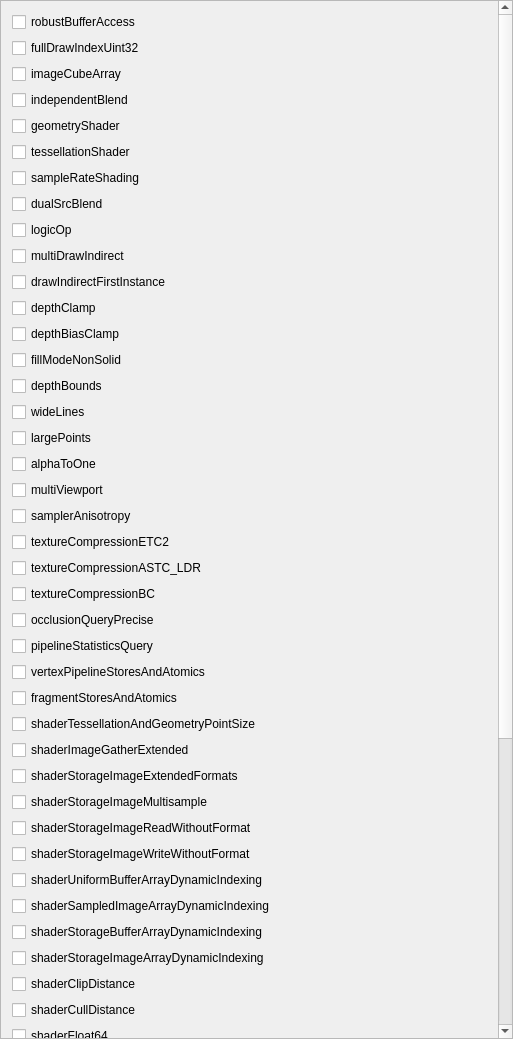
<?xml version="1.0" encoding="UTF-8"?>
<ui version="4.0">
 <class>EditDeviceFeaturesClass</class>
 <widget class="QWidget" name="EditDeviceFeaturesClass">
  <property name="geometry">
   <rect>
    <x>0</x>
    <y>0</y>
    <width>513</width>
    <height>1039</height>
   </rect>
  </property>
  <property name="windowTitle">
   <string>EditDeviceFeatures</string>
  </property>
  <layout class="QVBoxLayout" name="verticalLayout">
   <property name="spacing">
    <number>0</number>
   </property>
   <property name="leftMargin">
    <number>0</number>
   </property>
   <property name="topMargin">
    <number>0</number>
   </property>
   <property name="rightMargin">
    <number>0</number>
   </property>
   <property name="bottomMargin">
    <number>0</number>
   </property>
   <item>
    <widget class="QScrollArea" name="scrollArea">
     <property name="widgetResizable">
      <bool>true</bool>
     </property>
     <widget class="QWidget" name="scrollAreaWidgetContents">
      <property name="geometry">
       <rect>
        <x>0</x>
        <y>-460</y>
        <width>497</width>
        <height>1497</height>
       </rect>
      </property>
      <layout class="QGridLayout" name="gridLayout">
       <item row="4" column="0">
        <widget class="QCheckBox" name="geometryShader">
         <property name="text">
          <string>geometryShader</string>
         </property>
        </widget>
       </item>
       <item row="13" column="0">
        <widget class="QCheckBox" name="fillModeNonSolid">
         <property name="text">
          <string>fillModeNonSolid</string>
         </property>
        </widget>
       </item>
       <item row="16" column="0">
        <widget class="QCheckBox" name="largePoints">
         <property name="text">
          <string>largePoints</string>
         </property>
        </widget>
       </item>
       <item row="25" column="0">
        <widget class="QCheckBox" name="vertexPipelineStoresAndAtomics">
         <property name="text">
          <string>vertexPipelineStoresAndAtomics</string>
         </property>
        </widget>
       </item>
       <item row="26" column="0">
        <widget class="QCheckBox" name="fragmentStoresAndAtomics">
         <property name="text">
          <string>fragmentStoresAndAtomics</string>
         </property>
        </widget>
       </item>
       <item row="18" column="0">
        <widget class="QCheckBox" name="multiViewport">
         <property name="text">
          <string>multiViewport</string>
         </property>
        </widget>
       </item>
       <item row="48" column="0">
        <widget class="QCheckBox" name="sparseResidency2Samples">
         <property name="text">
          <string>sparseResidency2Samples</string>
         </property>
        </widget>
       </item>
       <item row="15" column="0">
        <widget class="QCheckBox" name="wideLines">
         <property name="text">
          <string>wideLines</string>
         </property>
        </widget>
       </item>
       <item row="31" column="0">
        <widget class="QCheckBox" name="shaderStorageImageReadWithoutFormat">
         <property name="text">
          <string>shaderStorageImageReadWithoutFormat</string>
         </property>
        </widget>
       </item>
       <item row="41" column="0">
        <widget class="QCheckBox" name="shaderInt16">
         <property name="text">
          <string>shaderInt16</string>
         </property>
        </widget>
       </item>
       <item row="45" column="0">
        <widget class="QCheckBox" name="sparseResidencyBuffer">
         <property name="text">
          <string>sparseResidencyBuffer</string>
         </property>
        </widget>
       </item>
       <item row="0" column="0">
        <widget class="QCheckBox" name="robustBufferAccess">
         <property name="text">
          <string>robustBufferAccess</string>
         </property>
        </widget>
       </item>
       <item row="2" column="0">
        <widget class="QCheckBox" name="imageCubeArray">
         <property name="text">
          <string>imageCubeArray</string>
         </property>
        </widget>
       </item>
       <item row="35" column="0">
        <widget class="QCheckBox" name="shaderStorageBufferArrayDynamicIndexing">
         <property name="text">
          <string>shaderStorageBufferArrayDynamicIndexing</string>
         </property>
        </widget>
       </item>
       <item row="9" column="0">
        <widget class="QCheckBox" name="multiDrawIndirect">
         <property name="text">
          <string>multiDrawIndirect</string>
         </property>
        </widget>
       </item>
       <item row="11" column="0">
        <widget class="QCheckBox" name="depthClamp">
         <property name="text">
          <string>depthClamp</string>
         </property>
        </widget>
       </item>
       <item row="22" column="0">
        <widget class="QCheckBox" name="textureCompressionBC">
         <property name="text">
          <string>textureCompressionBC</string>
         </property>
        </widget>
       </item>
       <item row="43" column="0">
        <widget class="QCheckBox" name="shaderResourceMinLod">
         <property name="text">
          <string>shaderResourceMinLod</string>
         </property>
        </widget>
       </item>
       <item row="33" column="0">
        <widget class="QCheckBox" name="shaderUniformBufferArrayDynamicIndexing">
         <property name="text">
          <string>shaderUniformBufferArrayDynamicIndexing</string>
         </property>
        </widget>
       </item>
       <item row="19" column="0">
        <widget class="QCheckBox" name="samplerAnisotropy">
         <property name="text">
          <string>samplerAnisotropy</string>
         </property>
        </widget>
       </item>
       <item row="12" column="0">
        <widget class="QCheckBox" name="depthBiasClamp">
         <property name="text">
          <string>depthBiasClamp</string>
         </property>
        </widget>
       </item>
       <item row="10" column="0">
        <widget class="QCheckBox" name="drawIndirectFirstInstance">
         <property name="text">
          <string>drawIndirectFirstInstance</string>
         </property>
        </widget>
       </item>
       <item row="30" column="0">
        <widget class="QCheckBox" name="shaderStorageImageMultisample">
         <property name="text">
          <string>shaderStorageImageMultisample</string>
         </property>
        </widget>
       </item>
       <item row="53" column="0">
        <widget class="QCheckBox" name="variableMultisampleRate">
         <property name="text">
          <string>variableMultisampleRate</string>
         </property>
        </widget>
       </item>
       <item row="52" column="0">
        <widget class="QCheckBox" name="sparseResidencyAliased">
         <property name="text">
          <string>sparseResidencyAliased</string>
         </property>
        </widget>
       </item>
       <item row="27" column="0">
        <widget class="QCheckBox" name="shaderTessellationAndGeometryPointSize">
         <property name="text">
          <string>shaderTessellationAndGeometryPointSize</string>
         </property>
        </widget>
       </item>
       <item row="38" column="0">
        <widget class="QCheckBox" name="shaderCullDistance">
         <property name="text">
          <string>shaderCullDistance</string>
         </property>
        </widget>
       </item>
       <item row="40" column="0">
        <widget class="QCheckBox" name="shaderInt64">
         <property name="text">
          <string>shaderInt64</string>
         </property>
        </widget>
       </item>
       <item row="50" column="0">
        <widget class="QCheckBox" name="sparseResidency8Samples">
         <property name="text">
          <string>sparseResidency8Samples</string>
         </property>
        </widget>
       </item>
       <item row="23" column="0">
        <widget class="QCheckBox" name="occlusionQueryPrecise">
         <property name="text">
          <string>occlusionQueryPrecise</string>
         </property>
        </widget>
       </item>
       <item row="54" column="0">
        <widget class="QCheckBox" name="inheritedQueries">
         <property name="text">
          <string>inheritedQueries</string>
         </property>
        </widget>
       </item>
       <item row="5" column="0">
        <widget class="QCheckBox" name="tessellationShader">
         <property name="text">
          <string>tessellationShader</string>
         </property>
        </widget>
       </item>
       <item row="32" column="0">
        <widget class="QCheckBox" name="shaderStorageImageWriteWithoutFormat">
         <property name="text">
          <string>shaderStorageImageWriteWithoutFormat</string>
         </property>
        </widget>
       </item>
       <item row="1" column="0">
        <widget class="QCheckBox" name="fullDrawIndexUint32">
         <property name="text">
          <string>fullDrawIndexUint32</string>
         </property>
        </widget>
       </item>
       <item row="7" column="0">
        <widget class="QCheckBox" name="dualSrcBlend">
         <property name="text">
          <string>dualSrcBlend</string>
         </property>
        </widget>
       </item>
       <item row="44" column="0">
        <widget class="QCheckBox" name="sparseBinding">
         <property name="text">
          <string>sparseBinding</string>
         </property>
        </widget>
       </item>
       <item row="14" column="0">
        <widget class="QCheckBox" name="depthBounds">
         <property name="text">
          <string>depthBounds</string>
         </property>
        </widget>
       </item>
       <item row="39" column="0">
        <widget class="QCheckBox" name="shaderFloat64">
         <property name="text">
          <string>shaderFloat64</string>
         </property>
        </widget>
       </item>
       <item row="42" column="0">
        <widget class="QCheckBox" name="shaderResourceResidency">
         <property name="text">
          <string>shaderResourceResidency</string>
         </property>
        </widget>
       </item>
       <item row="28" column="0">
        <widget class="QCheckBox" name="shaderImageGatherExtended">
         <property name="text">
          <string>shaderImageGatherExtended</string>
         </property>
        </widget>
       </item>
       <item row="8" column="0">
        <widget class="QCheckBox" name="logicOp">
         <property name="text">
          <string>logicOp</string>
         </property>
        </widget>
       </item>
       <item row="24" column="0">
        <widget class="QCheckBox" name="pipelineStatisticsQuery">
         <property name="text">
          <string>pipelineStatisticsQuery</string>
         </property>
        </widget>
       </item>
       <item row="34" column="0">
        <widget class="QCheckBox" name="shaderSampledImageArrayDynamicIndexing">
         <property name="text">
          <string>shaderSampledImageArrayDynamicIndexing</string>
         </property>
        </widget>
       </item>
       <item row="37" column="0">
        <widget class="QCheckBox" name="shaderClipDistance">
         <property name="text">
          <string>shaderClipDistance</string>
         </property>
        </widget>
       </item>
       <item row="17" column="0">
        <widget class="QCheckBox" name="alphaToOne">
         <property name="text">
          <string>alphaToOne</string>
         </property>
        </widget>
       </item>
       <item row="6" column="0">
        <widget class="QCheckBox" name="sampleRateShading">
         <property name="text">
          <string>sampleRateShading</string>
         </property>
        </widget>
       </item>
       <item row="49" column="0">
        <widget class="QCheckBox" name="sparseResidency4Samples">
         <property name="text">
          <string>sparseResidency4Samples</string>
         </property>
        </widget>
       </item>
       <item row="21" column="0">
        <widget class="QCheckBox" name="textureCompressionASTC_LDR">
         <property name="text">
          <string>textureCompressionASTC_LDR</string>
         </property>
        </widget>
       </item>
       <item row="3" column="0">
        <widget class="QCheckBox" name="independentBlend">
         <property name="text">
          <string>independentBlend</string>
         </property>
        </widget>
       </item>
       <item row="29" column="0">
        <widget class="QCheckBox" name="shaderStorageImageExtendedFormats">
         <property name="text">
          <string>shaderStorageImageExtendedFormats</string>
         </property>
        </widget>
       </item>
       <item row="51" column="0">
        <widget class="QCheckBox" name="sparseResidency16Samples">
         <property name="text">
          <string>sparseResidency16Samples</string>
         </property>
        </widget>
       </item>
       <item row="20" column="0">
        <widget class="QCheckBox" name="textureCompressionETC2">
         <property name="text">
          <string>textureCompressionETC2</string>
         </property>
        </widget>
       </item>
       <item row="46" column="0">
        <widget class="QCheckBox" name="sparseResidencyImage2D">
         <property name="text">
          <string>sparseResidencyImage2D</string>
         </property>
        </widget>
       </item>
       <item row="36" column="0">
        <widget class="QCheckBox" name="shaderStorageImageArrayDynamicIndexing">
         <property name="text">
          <string>shaderStorageImageArrayDynamicIndexing</string>
         </property>
        </widget>
       </item>
       <item row="47" column="0">
        <widget class="QCheckBox" name="sparseResidencyImage3D">
         <property name="text">
          <string>sparseResidencyImage3D</string>
         </property>
        </widget>
       </item>
      </layout>
     </widget>
    </widget>
   </item>
  </layout>
 </widget>
 <layoutdefault spacing="6" margin="11"/>
 <resources/>
 <connections/>
</ui>
